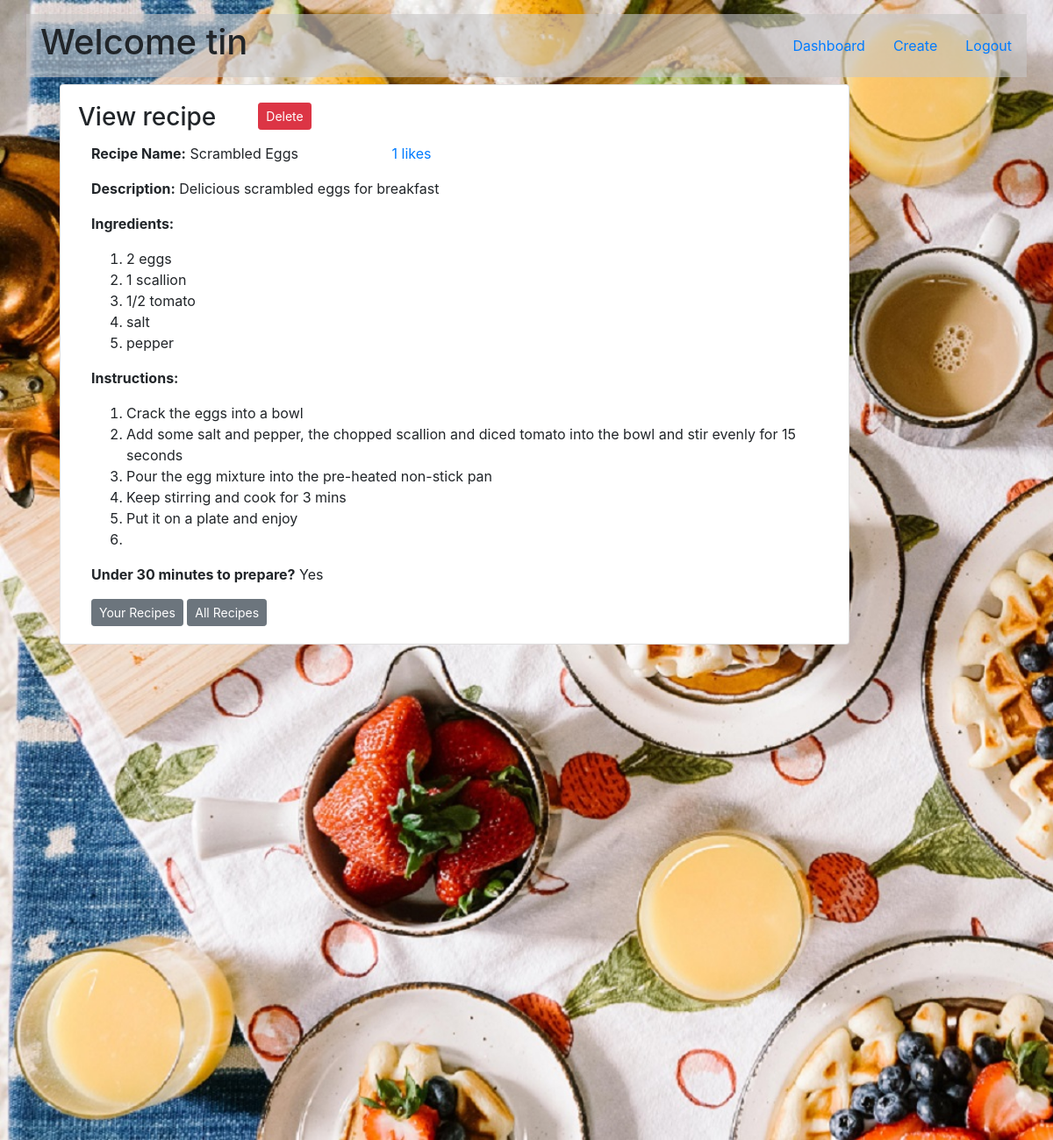
The app's page /instruction/4 (signed in) with its own data.
### models.py (models this page shows)
class User(db.Model):
    id = db.Column(db.Integer, primary_key=True, autoincrement=True)
    user_name = db.Column(db.String(45), nullable=False)
    email = db.Column(db.String(45), nullable=False)
    location = db.Column(db.String(45), nullable=False)
    hashed_pw = db.Column(db.String(60), nullable=False)
    birthdate = db.Column(db.String(15), nullable=False)
    created_at = db.Column(db.DateTime, server_default=func.now())
    updated_at = db.Column(
        db.DateTime, server_default=func.now(), onupdate=func.now())
    recipes_this_user_likes = db.relationship('Recipe', secondary=likes_table)

class Recipe(db.Model):
    id = db.Column(db.Integer, primary_key=True, autoincrement=True)
    name = db.Column(db.String(100), nullable=False)
    description = db.Column(db.Text, nullable=False)
    ingredients = db.Column(db.Text(), nullable=False)
    instructions = db.Column(db.Text, nullable=False)
    under30 = db.Column(db.String(3), default="Yes", nullable=False)
    author_id = db.Column(db.Integer, db.ForeignKey('user.id'), nullable=False)
    author = db.relationship('User', foreign_keys=[
                             author_id], backref='recipes', lazy=True)
    users_who_like_this_recipe = db.relationship('User', secondary=likes_table)

### controller_functions.py (the view)
def display_instruction(recipe_id):
    if session['userID']:
        user = User.query.get(session['userID'])
        recipe = Recipe.query.get(recipe_id)
        liked_recipes = []
        been_liked = False
        for recipe_user_liked in user.recipes_this_user_likes:
            liked_recipes.append(recipe_user_liked.id)
            if recipe_user_liked.id == recipe.id:
                been_liked = True
        return render_template('display_instruction.html', user=user, recipe=recipe, liked_recipes=liked_recipes, been_liked=been_liked)
    else:
        return redirect('/')

### templates/display_instruction.html (shortened to what this page needs)
<!DOCTYPE html>
<html class="no-js">
  <head>
    <link
      rel="stylesheet"
      href="https://stackpath.bootstrapcdn.com/bootstrap/4.1.3/css/bootstrap.min.css"
    />
    <link
      rel="stylesheet"
      type="text/css"
      href="{{ url_for('static', filename='styles/index.css') }}"
    />
  </head>
  <body>
    <div class="instructions pb-5">
      <div class="container pt-3">
        <nav class="navbar row transparent">
          <h1>Welcome {{ user.user_name }}</h1>
          <div class="text-right row">
            <a href="/dashboard" class="nav-link">Dashboard</a>
            <a href="/create" class="nav-link">Create</a>
            <a href="/logout" class="nav-link">Logout</a>
          </div>
        </nav>
        <div class="container">
          <div class="card card col-md-10 m-2 recipe-instruction">
            <div class="card-body">
              <div class="row">
                <h3 class="card-title mr-5">View recipe</h3>
                {% if recipe.author_id != user.id %} {% if been_liked %}
                <form
                  id="unlikeForm"
                  action="/unlike"
                  method="POST"
                  class="d-inline mt-0"
                >
                  <input
                    type="text"
                    name="recipe_id"
                    value="{{ recipe.id }}"
                    class="unlike_input"
                  />
                  <button
                    type="submit"
                    class="btn btn-sm btn-warning"
                    id="unliked"
                  >
                    Unlike
                  </button>
                </form>
                {% else %}
                <form
                  id="likeForm"
                  action="/like"
                  method="POST"
                  class="d-inline mt-0"
                >
                  <input
                    type="text"
                    name="recipe_id"
                    value="{{ recipe.id }}"
                    class="like_input"
                  />
                  <button type="submit" class="btn btn-sm btn-info" id="liked">
                    Like
                  </button>
                </form>
                {% endif %} {% else %}
                <div class="d-inline mt-0">
                  <a
                    href="{{ recipe.id }}/delete"
                    class="btn btn-sm btn-danger mb-0"
                    >Delete</a
                  >
                </div>
                {% endif %}
              </div>
              <div class="row">
                <p class="col-md-5">
                  <strong>Recipe Name:</strong> {{ recipe.name }}
                </p>
                <p class="text-primary">{{ liked_recipes | length }} likes</p>
              </div>
              <div>
                <p><strong>Description:</strong> {{ recipe.description }}</p>
              </div>
              <div>
                <p><strong>Ingredients:</strong></p>
                {% if recipe.ingredients %}
                <ol>
                  {% for item in recipe.ingredients.split(",") %}
                  <li>{{ item }}</li>
                  {% endfor %}
                </ol>
                {% else %}
                <p><i>It's a mystery</i></p>
                {% endif %}
              </div>
              <div>
                <p><strong>Instructions:</strong></p>
                <ol>
                  {% for step in recipe.instructions.split(".") %}
                  <li>{{ step }}</li>
                  {% endfor %}
                </ol>
              </div>
              <div>
                <p>
                  <strong>Under 30 minutes to prepare?</strong>
                  {{ recipe.under30 }}
                </p>
              </div>
              <a href="/review" class="btn btn-sm btn-secondary" type="submit">
                Your Recipes
              </a>
              <a
                href="/all_recipes"
                class="btn btn-sm btn-secondary"
                type="submit"
              >
                All Recipes
              </a>
            </div>
          </div>
        </div>
      </div>
    </div>
  </body>
</html>

### static/styles/index.css (style rules this page uses)
.transparent { background: rgba(201, 199, 199, 0.6); }
.instructions { height: 1300px; background-image: url("../img/muffin-egg-breakfast.jpg"); background-size: cover; }
.recipe-instruction { -webkit-animation-name: moveInLeft; animation-name: moveInLeft; -webkit-animation-duration: 1s; animation-duration: 1s; -webkit-animation-timing-function: ease-out; animation-timing-function: ease-out; }

### records on screen
User: user_name "tin"
Recipe: name "Scrambled Eggs", description "Delicious scrambled eggs for breakfast", under30 "Yes"

### other values on screen
{{ liked_recipes | length }} "1"
{{ item }} "2 eggs" "1 scallion" "1/2 tomato" "salt" "pepper"
{{ step }} "Crack the eggs into a bowl" "Add some salt and pepper, the chopped scallion and diced tomato into the bowl and stir evenly for 15 seconds" "Pour the egg mixture into the pre-heated non-stick pan" "Keep stirring and cook for 3 mins" "Put it on a plate and enjoy"
